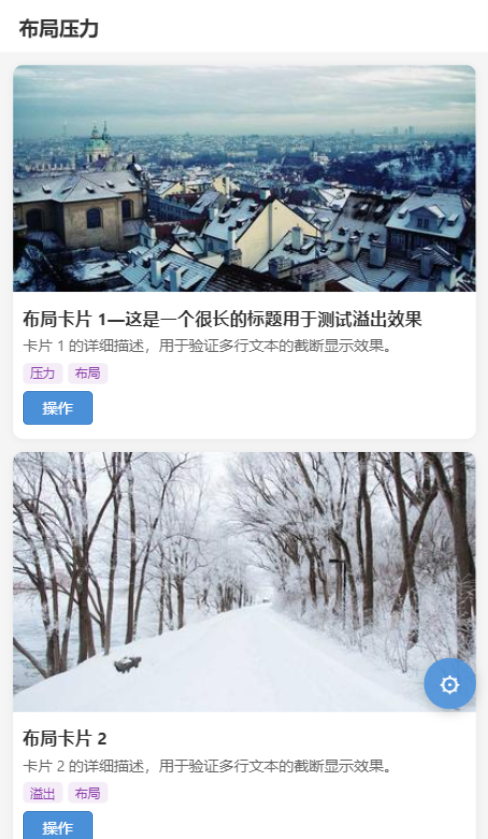
#> input picture auto_test/reports/screenshots/布局错位-布局页_layout_overlap_20260511_012305.png, 488 x 839 px; its folder holds only this picture in this run
$ python analyze_screenshots.py   (older library calls are emulated)
#> lines starting #> are read from the running program, lines starting #| are printed output that depends on the picture
### diagnosis/diagnose/blur.py
"""模糊检测模块 - 基于 Laplacian 方差"""
import cv2
import numpy as np


def detect_blur(image: np.ndarray, threshold: float = 500.0) -> dict:
    """
    检测图像是否模糊。

    Args:
        image: BGR格式图像
        threshold: 模糊阈值，方差低于此值认为模糊

    Returns:
        {
            "is_blur": bool,
            "score": float,  # Laplacian方差，越低越模糊
            "threshold": float
        }
    """
    gray = cv2.cvtColor(image, cv2.COLOR_BGR2GRAY)
    laplacian = cv2.Laplacian(gray, cv2.CV_64F)
    score = float(laplacian.var())

    return {
        "is_blur": score < threshold,
        "score": round(score, 2),
        "threshold": threshold,
    }

### diagnosis/analyze_screenshots.py
"""分析截图的模糊分数差异"""
import cv2
import numpy as np
import sys
import glob
import os
sys.path.insert(0, os.path.dirname(os.path.abspath(__file__)))
from diagnose.blur import detect_blur

base = r"d:\weixinmp_test\auto_test\reports\screenshots"
files = glob.glob(os.path.join(base, "*012*.png"))

print(f"{'截图':16s} | {'全图score':>10s} | {'ROI score':>10s} | {'卡片score':>10s} | {'边缘密度':>8s}")
print("-" * 80)

for f in sorted(files):
    name = os.path.basename(f)
    data = np.fromfile(f, dtype=np.uint8)
    img = cv2.imdecode(data, cv2.IMREAD_COLOR)
#> img is the input picture: shape (839, 488, 3); mean B, G, R 203.1, 196.8, 190.1
    if img is None:
        print(f"{name}: READ FAILED")
        continue

    h, w = img.shape[:2]
#> h = 839; w = 488
    roi = img[int(h * 0.15):int(h * 0.85), :]
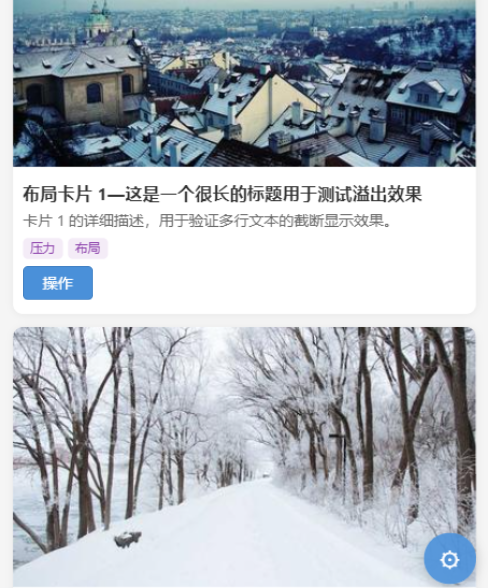
#> roi: shape (588, 488, 3); mean B, G, R 187.7, 179.5, 172.2
    card_roi = img[int(h * 0.06):int(h * 0.32), int(w * 0.02):int(w * 0.48)]
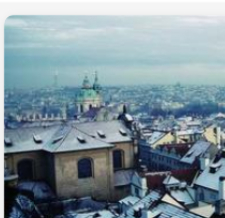
#> card_roi: shape (218, 225, 3); mean B, G, R 156, 146.8, 128.1

    edges = cv2.Canny(cv2.cvtColor(roi, cv2.COLOR_BGR2GRAY), 50, 150)
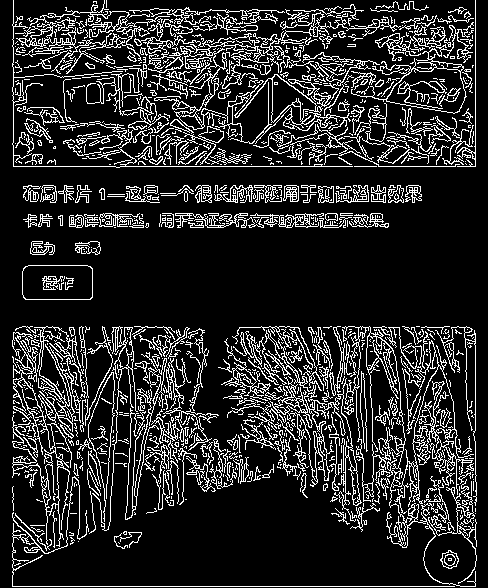
#> edges: shape (588, 488); 16.2% white in thin lines or dots
    edge_ratio = np.sum(edges > 0) / edges.size
#> edge_ratio = 0.162

    r_full = detect_blur(img)
#> in detect_blur, `laplacian = cv2.Laplacian(gray, cv2.CV_64F)`:
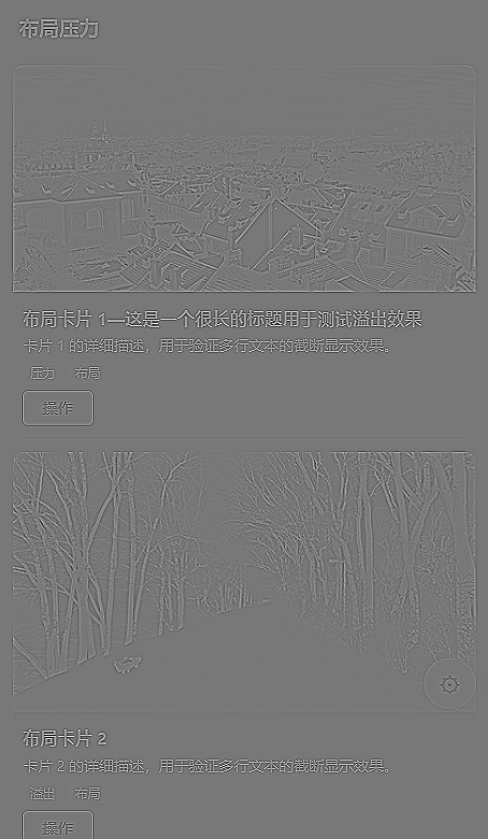
#> laplacian: shape (839, 488) float64; min -374, max 419, mean 0; drawn with min black and max white
#> in detect_blur, `score = float(laplacian.var())`: score = 1087.7
#> r_full = {'is_blur': False, 'score': 1087.7, 'threshold': 500}
    r_roi = detect_blur(roi)
#> call 2 of detect_blur, with threshold = 500
#> in detect_blur (call 2), `laplacian = cv2.Laplacian(gray, cv2.CV_64F)`:
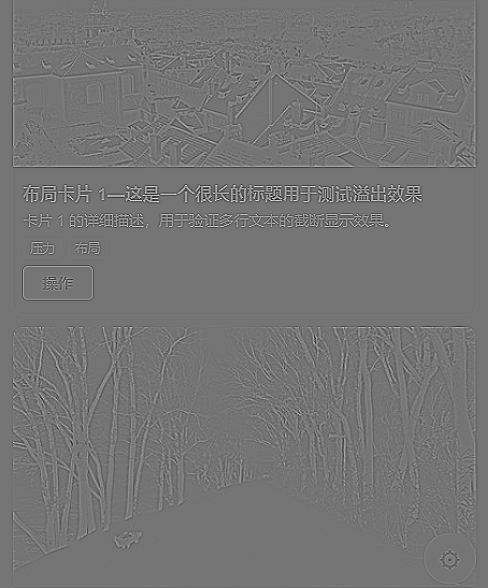
#> laplacian: shape (588, 488) float64; min -357, max 419, mean 0; drawn with min black and max white
#> in detect_blur (call 2), `score = float(laplacian.var())`: score = 1190
#> r_roi = {'is_blur': False, 'score': 1190, 'threshold': 500}
    r_card = detect_blur(card_roi)
#> call 3 of detect_blur, with threshold = 500
#> in detect_blur (call 3), `gray = cv2.cvtColor(image, cv2.COLOR_BGR2GRAY)`:
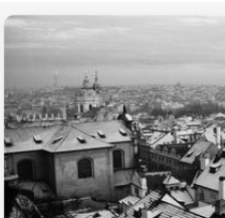
#> gray: shape (218, 225); min 1, max 255, mean 142.2
#> in detect_blur (call 3), `laplacian = cv2.Laplacian(gray, cv2.CV_64F)`:
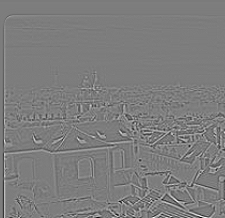
#> laplacian: shape (218, 225) float64; min -245, max 253, mean 0; drawn with min black and max white
#> in detect_blur (call 3), `score = float(laplacian.var())`: score = 670.7
#> r_card = {'is_blur': False, 'score': 670.8, 'threshold': 500}

    short = name[:20]
    print(f"{short:20s} | {r_full['score']:10.1f} | {r_roi['score']:10.1f} | {r_card['score']:10.1f} | {edge_ratio:.4f}")
#| 布局错位-布局页_layout_over |     1087.7 |     1190.0 |      670.8 | 0.1617

$ run again, on auto_test/reports/screenshots/正常基线-图片流_normal_20260511_012234.png
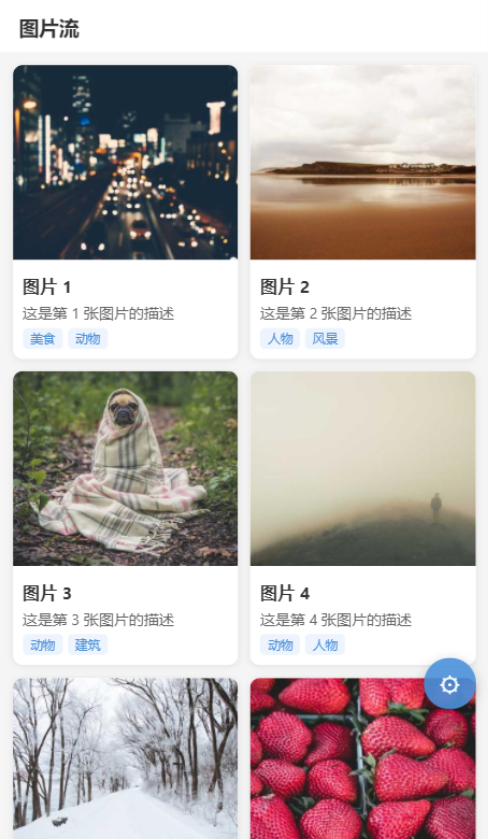
#> input picture auto_test/reports/screenshots/正常基线-图片流_normal_20260511_012234.png, 488 x 839 px
#> img is the input picture: shape (839, 488, 3); mean B, G, R 173.8, 175.6, 186
#> `edges = cv2.Canny(cv2.cvtColor(roi, cv2.COLOR_BGR2GRAY), 50, 150)`:
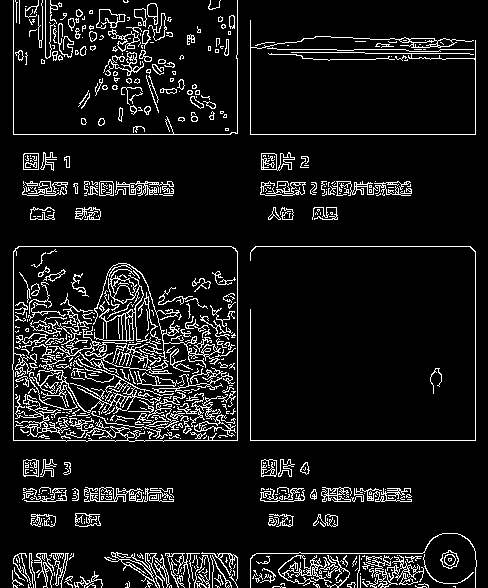
#> edges: shape (588, 488); 9.2% white in thin lines or dots
#> edge_ratio = 0.0917
#> score = 807.4
#> r_full = {'is_blur': False, 'score': 807.4, 'threshold': 500}
#> gray: shape (588, 488)
#> laplacian: shape (588, 488) float64
#> r_roi = {'is_blur': False, 'score': 916.2, 'threshold': 500}
#> gray: shape (218, 225)
#> in detect_blur (call 3), `laplacian = cv2.Laplacian(gray, cv2.CV_64F)`:
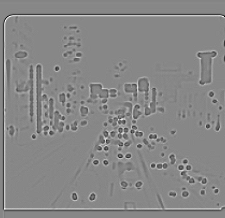
#> laplacian: shape (218, 225) float64; min -212, max 187, mean 0; drawn with min black and max white
#> score = 626.2
#> r_card = {'is_blur': False, 'score': 626.2, 'threshold': 500}
#| 正常基线-图片流_normal_2026 |      807.4 |      916.2 |      626.2 | 0.0917

$ run again, on auto_test/reports/screenshots/正常基线-计数器_normal_20260511_012149.png
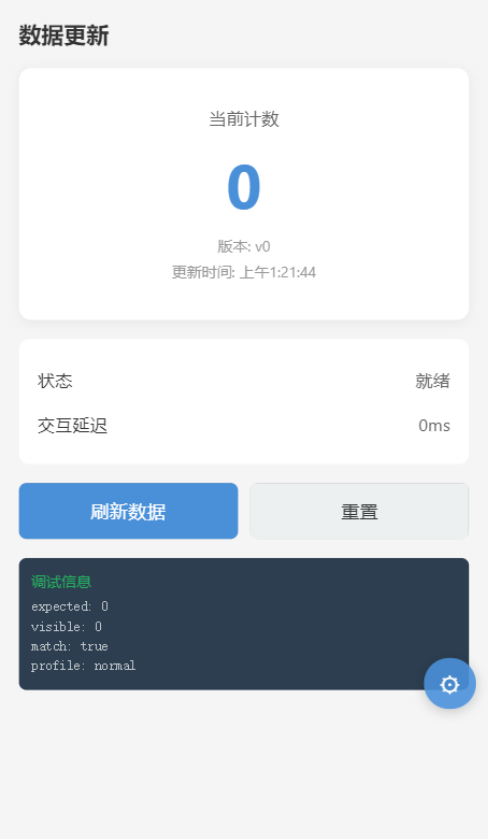
#> input picture auto_test/reports/screenshots/正常基线-计数器_normal_20260511_012149.png, 488 x 839 px
#> img is the input picture: shape (839, 488, 3); mean B, G, R 223.3, 218.3, 213.1
#> `edges = cv2.Canny(cv2.cvtColor(roi, cv2.COLOR_BGR2GRAY), 50, 150)`:
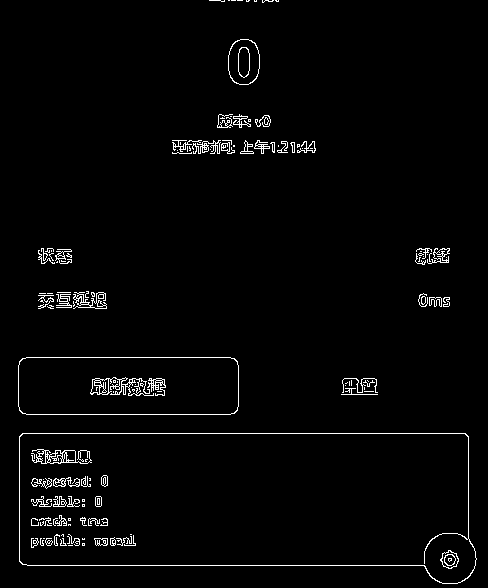
#> edges: shape (588, 488); 2.3% white in thin lines or dots
#> edge_ratio = 0.023
#> score = 427.3
#> r_full = {'is_blur': True, 'score': 427.3, 'threshold': 500}
#> gray: shape (588, 488)
#> laplacian: shape (588, 488) float64
#> r_roi = {'is_blur': False, 'score': 505.6, 'threshold': 500}
#> gray: shape (218, 225)
#> in detect_blur (call 3), `laplacian = cv2.Laplacian(gray, cv2.CV_64F)`:
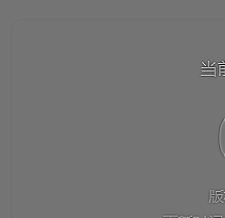
#> laplacian: shape (218, 225) float64; min -281, max 335, mean 0; drawn with min black and max white
#> score = 148.8
#> r_card = {'is_blur': True, 'score': 148.8, 'threshold': 500}
#| 正常基线-计数器_normal_2026 |      427.3 |      505.6 |      148.8 | 0.0230

$ run again, on auto_test/reports/screenshots/接口延迟-图片流_slow_api_20260511_012255.png
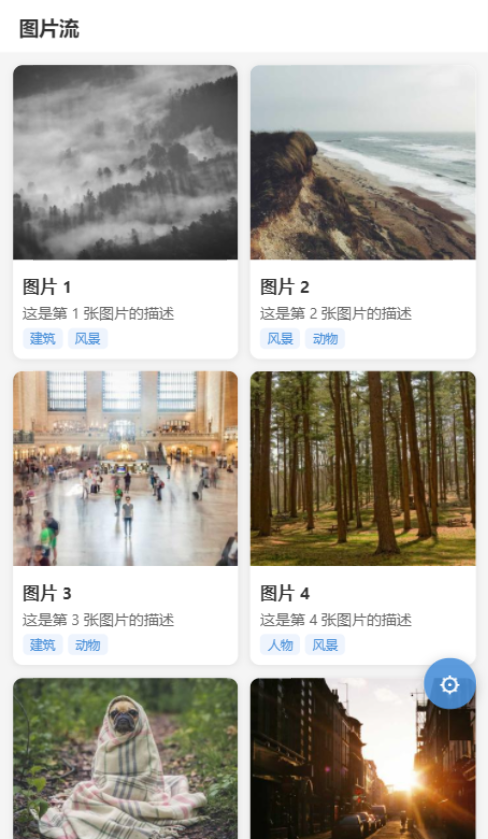
#> input picture auto_test/reports/screenshots/接口延迟-图片流_slow_api_20260511_012255.png, 488 x 839 px
#> img is the input picture: shape (839, 488, 3); mean B, G, R 163.7, 172.3, 176.7
#> edges: shape (588, 488); 12.1% white in thin lines or dots
#> edge_ratio = 0.121
#> score = 719.8
#> r_full = {'is_blur': False, 'score': 719.8, 'threshold': 500}
#> gray: shape (588, 488)
#> laplacian: shape (588, 488) float64
#> r_roi = {'is_blur': False, 'score': 883.8, 'threshold': 500}
#> gray: shape (218, 225)
#> in detect_blur (call 3), `laplacian = cv2.Laplacian(gray, cv2.CV_64F)`:
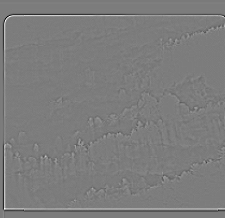
#> laplacian: shape (218, 225) float64; min -172, max 179, mean 0; drawn with min black and max white
#> score = 194.1
#> r_card = {'is_blur': True, 'score': 194.1, 'threshold': 500}
#| 接口延迟-图片流_slow_api_20 |      719.8 |      883.8 |      194.1 | 0.1207
